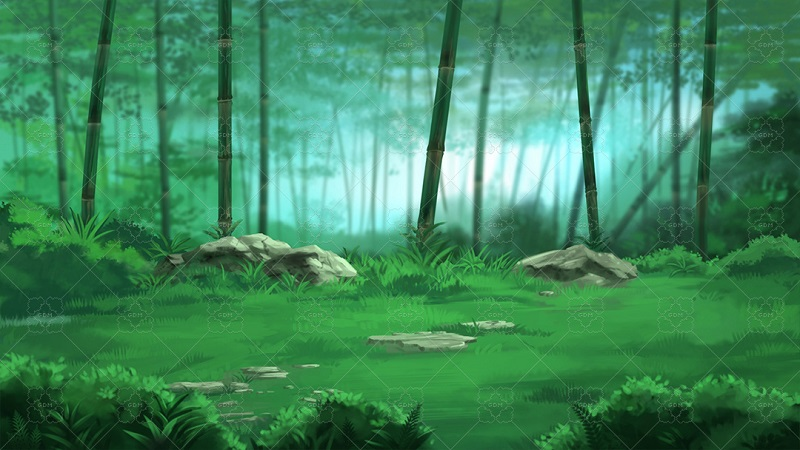

This game map was drawn from its Tiled (.tmx) file and the tilesets committed beside it. A one-line description and the trimmed map source follow:
An orthogonal 1x1 tile map with 800x450 px tiles, 1 tile layer (Tile Layer 1), 3 tilesets and 8 objects.

<map version="1.0" tiledversion="1.0.3" orientation="orthogonal" renderorder="right-down" width="1" height="1" tilewidth="800" tileheight="450" nextobjectid="19">
 <tileset firstgid="1" name="Player" tilewidth="37" tileheight="50" tilecount="1" columns="1">
  <image source="demo_tmx/Player.png" width="37" height="50" />
 </tileset>
 <tileset firstgid="2" name="Jafar" tilewidth="64" tileheight="71" tilecount="1" columns="1">
  <image source="demo_tmx/Jafar.png" width="64" height="71" />
 </tileset>
 <tileset firstgid="3" name="background4" tilewidth="800" tileheight="450" tilecount="1" columns="1">
  <image source="background4.png" width="800" height="450" />
 </tileset>
 <layer name="Tile Layer 1" width="1" height="1">
  <data>[1 cells, 1 non-empty, 1 distinct tile ids]</data>
 </layer>
 <objectgroup name="Player">
  <object id="1" gid="1" x="157" y="327" width="37" height="50" />
 </objectgroup>
 <objectgroup name="Jafar">
  <object id="16" gid="2" x="393" y="258" width="64" height="71" />
 </objectgroup>
 <objectgroup name="Ground">
  <object id="2" x="0" y="329" width="802.667" height="19" />
  <object id="15" x="359" y="258" width="143" height="14" />
  <object id="17" x="164" y="253">
   <polyline points="0,0 87,-21 100,-23 124,-10 128,-5 153,-7 194,17" />
  </object>
  <object id="18" x="516" y="262">
   <polyline points="0,0 57,-17 119,0" />
  </object>
 </objectgroup>
 <objectgroup name="Wall">
  <object id="4" x="-1" y="0" width="8" height="328" />
  <object id="5" x="788" y="2" width="13" height="326" />
 </objectgroup>
</map>